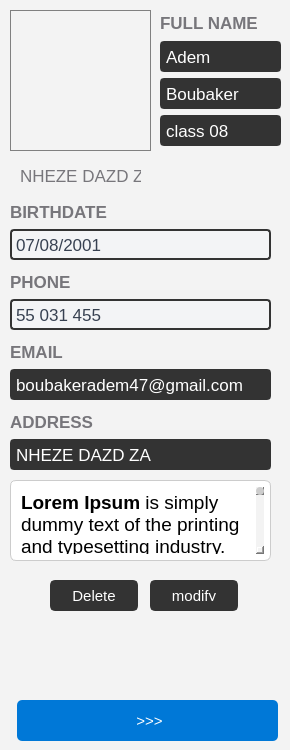
                 <widget class="QWidget" name="side_widget" native="true">
                  <property name="minimumSize">
                   <size>
                    <width>290</width>
                    <height>0</height>
                   </size>
                  </property>
                  <property name="styleSheet">
                   <string notr="true">/* General Window */
QWidget {
    background-color:#f3f3f3; /* Light Gray for Light Mode */
    color: #000000;           /* Black Text */
    font-family: &quot;Segoe UI&quot;, Arial, sans-serif;
    font-size: 12pt;
border-radius: 10px;
}

/* Dark Mode (Toggle this for dark theme) */
/*
QWidget {
    background-color: #2b2b2b; 
    color: #ffffff;           
}
*/

/* Buttons */
QPushButton {
    background-color: #0078d7; /* Windows Blue */
    color: white;
    border-radius: 5px;
    padding: 8px 16px;
    border: none;
    font-size: 11pt;
}
QPushButton:hover {
    background-color: #005a9e; /* Darker Blue on Hover */
}
QPushButton:pressed {
    background-color: #004578; /* Even Darker Blue on Click */
}

/* Input Fields */
QLineEdit {
    background-color: white;
    color: black;
    border: 1px solid #cccccc;
    border-radius: 4px;
    padding: 6px;
}
QLineEdit:focus {
    border: 1px solid #0078d7; /* Blue Border on Focus */
    background-color: #ffffff;
}

/* Labels */
QLabel {
    font-size: 13pt;
    color: #333333; /* Dark Gray */
}

/* Checkboxes and Radio Buttons */
QCheckBox, QRadioButton {
    spacing: 6px;
    color: #333333;
}

/* Scrollbars */
QScrollBar:vertical {
    border: none;
    background: #f3f3f3;
    width: 8px;
    margin: 0px 0px 0px 0px;
}
QScrollBar::handle:vertical {
    background: #cccccc;
    border-radius: 4px;
}
QScrollBar::handle:vertical:hover {
    background: #aaaaaa;
}
</string>
                  </property>
                  <widget class="QLabel" name="photo_label">
                   <property name="geometry">
                    <rect>
                     <x>10</x>
                     <y>10</y>
                     <width>141</width>
                     <height>141</height>
                    </rect>
                   </property>
                   <property name="minimumSize">
                    <size>
                     <width>141</width>
                     <height>141</height>
                    </size>
                   </property>
                   <property name="maximumSize">
                    <size>
                     <width>141</width>
                     <height>141</height>
                    </size>
                   </property>
                   <property name="styleSheet">
                    <string notr="true">border: 1px solid gray;
border-radius: 0px;</string>
                   </property>
                   <property name="text">
                    <string/>
                   </property>
                   <property name="pixmap">
                    <pixmap resource="../resources/rec.qrc">:/icons/icons/profile.png</pixmap>
                   </property>
                   <property name="scaledContents">
                    <bool>true</bool>
                   </property>
                  </widget>
                  <widget class="QWidget" name="layoutWidget_4">
                   <property name="geometry">
                    <rect>
                     <x>160</x>
                     <y>10</y>
                     <width>121</width>
                     <height>136</height>
                    </rect>
                   </property>
                   <layout class="QVBoxLayout" name="verticalLayout_13">
                    <item>
                     <widget class="QLabel" name="label_27">
                      <property name="font">
                       <font>
                        <family>Segoe UI</family>
                        <pointsize>13</pointsize>
                        <bold>true</bold>
                       </font>
                      </property>
                      <property name="styleSheet">
                       <string notr="true">color: rgb(119, 118, 123);</string>
                      </property>
                      <property name="text">
                       <string>FULL NAME</string>
                      </property>
                     </widget>
                    </item>
                    <item>
                     <widget class="QLabel" name="s_name">
                      <property name="minimumSize">
                       <size>
                        <width>0</width>
                        <height>31</height>
                       </size>
                      </property>
                      <property name="maximumSize">
                       <size>
                        <width>16777215</width>
                        <height>31</height>
                       </size>
                      </property>
                      <property name="styleSheet">
                       <string notr="true">	color:rgb(255,255,255);
	border:2px solid rgb(51,51,51);
	border-radius:4px;
	background:rgb(51,51,51);


</string>
                      </property>
                      <property name="text">
                       <string>Adem</string>
                      </property>
                     </widget>
                    </item>
                    <item>
                     <widget class="QLabel" name="s_last_name">
                      <property name="minimumSize">
                       <size>
                        <width>0</width>
                        <height>31</height>
                       </size>
                      </property>
                      <property name="maximumSize">
                       <size>
                        <width>16777215</width>
                        <height>31</height>
                       </size>
                      </property>
                      <property name="styleSheet">
                       <string notr="true">	color:rgb(255,255,255);
	border:2px solid rgb(51,51,51);
	border-radius:4px;
	background:rgb(51,51,51);


</string>
                      </property>
                      <property name="text">
                       <string>Boubaker</string>
                      </property>
                     </widget>
                    </item>
                    <item>
                     <layout class="QHBoxLayout" name="horizontalLayout_9">
                      <item>
                       <widget class="QLabel" name="s_class">
                        <property name="minimumSize">
                         <size>
                          <width>0</width>
                          <height>31</height>
                         </size>
                        </property>
                        <property name="maximumSize">
                         <size>
                          <width>16777215</width>
                          <height>31</height>
                         </size>
                        </property>
                        <property name="styleSheet">
                         <string notr="true">	color:rgb(255,255,255);
	border:2px solid rgb(51,51,51);
	border-radius:4px;
	background:rgb(51,51,51);


</string>
                        </property>
                        <property name="text">
                         <string>class 08</string>
                        </property>
                       </widget>
                      </item>
                     </layout>
                    </item>
                   </layout>
                  </widget>
                  <widget class="QPushButton" name="delete_s">
                   <property name="geometry">
                    <rect>
                     <x>50</x>
                     <y>580</y>
                     <width>88</width>
                     <height>31</height>
                    </rect>
                   </property>
                   <property name="styleSheet">
                    <string notr="true">QPushButton {
	border: 2px solid rgb(51,51,51);
	border-radius: 5px;	
	color:rgb(255,255,255);
	background-color: rgb(51,51,51);
}
QPushButton:hover {
	border: 2px solid rgb(0,143,150);
	background-color: rgb(0,143,150);
}
QPushButton:pressed {	
	border: 2px solid rgb(0,143,150);
	background-color: rgb(51,51,51);
}

QPushButton:disabled {	
	border-radius: 5px;	
	border: 2px solid rgb(112,112,112);
	background-color: rgb(112,112,112);
}</string>
                   </property>
                   <property name="text">
                    <string>Delete</string>
                   </property>
                  </widget>
                  <widget class="QPushButton" name="modify_s">
                   <property name="geometry">
                    <rect>
                     <x>150</x>
                     <y>580</y>
                     <width>88</width>
                     <height>31</height>
                    </rect>
                   </property>
                   <property name="styleSheet">
                    <string notr="true">QPushButton {
	border: 2px solid rgb(51,51,51);
	border-radius: 5px;	
	color:rgb(255,255,255);
	background-color: rgb(51,51,51);
}
QPushButton:hover {
	border: 2px solid rgb(0,143,150);
	background-color: rgb(0,143,150);
}
QPushButton:pressed {	
	border: 2px solid rgb(0,143,150);
	background-color: rgb(51,51,51);
}

QPushButton:disabled {	
	border-radius: 5px;	
	border: 2px solid rgb(112,112,112);
	background-color: rgb(112,112,112);
}</string>
                   </property>
                   <property name="text">
                    <string>modify</string>
                   </property>
                  </widget>
                  <widget class="QWidget" name="layoutWidget_5">
                   <property name="geometry">
                    <rect>
                     <x>10</x>
                     <y>200</y>
                     <width>261</width>
                     <height>60</height>
                    </rect>
                   </property>
                   <layout class="QVBoxLayout" name="verticalLayout_9">
                    <item>
                     <widget class="QLabel" name="label_28">
                      <property name="font">
                       <font>
                        <family>Segoe UI</family>
                        <pointsize>13</pointsize>
                        <bold>true</bold>
                       </font>
                      </property>
                      <property name="styleSheet">
                       <string notr="true">color: rgb(119, 118, 123);</string>
                      </property>
                      <property name="text">
                       <string>BIRTHDATE</string>
                      </property>
                     </widget>
                    </item>
                    <item>
                     <widget class="QLabel" name="s_bd">
                      <property name="minimumSize">
                       <size>
                        <width>0</width>
                        <height>31</height>
                       </size>
                      </property>
                      <property name="styleSheet">
                       <string notr="true">


                background-color: #F3F4F6;
                color: #374151;
	border:2px solid rgb(51,51,51);
	border-radius:4px;</string>
                      </property>
                      <property name="text">
                       <string>07/08/2001</string>
                      </property>
                     </widget>
                    </item>
                   </layout>
                  </widget>
                  <widget class="QWidget" name="layoutWidget_6">
                   <property name="geometry">
                    <rect>
                     <x>10</x>
                     <y>340</y>
                     <width>261</width>
                     <height>60</height>
                    </rect>
                   </property>
                   <layout class="QVBoxLayout" name="verticalLayout_10">
                    <item>
                     <widget class="QLabel" name="label_29">
                      <property name="font">
                       <font>
                        <family>Segoe UI</family>
                        <pointsize>13</pointsize>
                        <bold>true</bold>
                       </font>
                      </property>
                      <property name="styleSheet">
                       <string notr="true">color: rgb(119, 118, 123);</string>
                      </property>
                      <property name="text">
                       <string>EMAIL</string>
                      </property>
                     </widget>
                    </item>
                    <item>
                     <widget class="QLabel" name="s_email">
                      <property name="minimumSize">
                       <size>
                        <width>0</width>
                        <height>31</height>
                       </size>
                      </property>
                      <property name="styleSheet">
                       <string notr="true">	color:rgb(255,255,255);
	border:2px solid rgb(51,51,51);
	border-radius:4px;
	background:rgb(51,51,51);


</string>
                      </property>
                      <property name="text">
                       <string>boubakeradem47@gmail.com</string>
                      </property>
                     </widget>
                    </item>
                   </layout>
                  </widget>
                  <widget class="QWidget" name="layoutWidget_7">
                   <property name="geometry">
                    <rect>
                     <x>10</x>
                     <y>270</y>
                     <width>261</width>
                     <height>60</height>
                    </rect>
                   </property>
                   <layout class="QVBoxLayout" name="verticalLayout_11">
                    <item>
                     <widget class="QLabel" name="label_30">
                      <property name="font">
                       <font>
                        <family>Segoe UI</family>
                        <pointsize>13</pointsize>
                        <bold>true</bold>
                       </font>
                      </property>
                      <property name="styleSheet">
                       <string notr="true">color: rgb(119, 118, 123);</string>
                      </property>
                      <property name="text">
                       <string>PHONE</string>
                      </property>
                     </widget>
                    </item>
                    <item>
                     <widget class="QLabel" name="s_phone">
                      <property name="minimumSize">
                       <size>
                        <width>0</width>
                        <height>31</height>
                       </size>
                      </property>
                      <property name="styleSheet">
                       <string notr="true">                background-color: #F3F4F6;
                color: #374151;
	border:2px solid rgb(51,51,51);
	border-radius:4px;</string>
                      </property>
                      <property name="text">
                       <string>55 031 455</string>
                      </property>
                     </widget>
                    </item>
                   </layout>
                  </widget>
                  <widget class="QWidget" name="layoutWidget_8">
                   <property name="geometry">
                    <rect>
                     <x>10</x>
                     <y>410</y>
                     <width>261</width>
                     <height>60</height>
                    </rect>
                   </property>
                   <layout class="QVBoxLayout" name="verticalLayout_12">
                    <item>
                     <widget class="QLabel" name="label_31">
                      <property name="font">
                       <font>
                        <family>Segoe UI</family>
                        <pointsize>13</pointsize>
                        <bold>true</bold>
                       </font>
                      </property>
                      <property name="styleSheet">
                       <string notr="true">color: rgb(119, 118, 123);</string>
                      </property>
                      <property name="text">
                       <string>ADDRESS</string>
                      </property>
                     </widget>
                    </item>
                    <item>
                     <widget class="QLabel" name="s_address">
                      <property name="minimumSize">
                       <size>
                        <width>0</width>
                        <height>31</height>
                       </size>
                      </property>
                      <property name="styleSheet">
                       <string notr="true">	color:rgb(255,255,255);
	border:2px solid rgb(51,51,51);
	border-radius:4px;
	background:rgb(51,51,51);


</string>
                      </property>
                      <property name="text">
                       <string>NHEZE DAZD ZA</string>
                      </property>
                     </widget>
                    </item>
                   </layout>
                  </widget>
                  <widget class="QLabel" name="s_regestraion">
                   <property name="geometry">
                    <rect>
                     <x>20</x>
                     <y>160</y>
                     <width>121</width>
                     <height>32</height>
                    </rect>
                   </property>
                   <property name="minimumSize">
                    <size>
                     <width>0</width>
                     <height>31</height>
                    </size>
                   </property>
                   <property name="styleSheet">
                    <string notr="true">color: rgb(119, 118, 123);</string>
                   </property>
                   <property name="text">
                    <string>NHEZE DAZD ZA</string>
                   </property>
                  </widget>
                  <widget class="QTextEdit" name="s_additional_info">
                   <property name="geometry">
                    <rect>
                     <x>10</x>
                     <y>480</y>
                     <width>261</width>
                     <height>81</height>
                    </rect>
                   </property>
                   <property name="styleSheet">
                    <string notr="true">/* Base Style for QTextEdit */
QTextEdit {
    background-color: #ffffff; /* White background */
    color: #000000; /* Black text */
    border: 1px solid #cccccc; /* Light gray border */
    border-radius: 6px; /* Rounded corners */
    padding: 6px; /* Inner padding for text */
    font-family: &quot;Segoe UI&quot;; /* Windows system font */
    font-size: 12px; /* Standard font size for readability */
    line-height: 1.5; /* Improve readability with line spacing */
}

/* Focused State */
QTextEdit:focus {
    border: 1px solid #0078D4; /* Fluent blue border when focused */
    outline: none; /* Remove default outline */
    background-color: #f7f9fc; /* Slightly tinted background */
}

/* Disabled State */
QTextEdit:disabled {
    background-color: #f0f0f0; /* Light gray background for disabled state */
    color: #aaaaaa; /* Gray text color */
    border: 1px solid #dddddd; /* Subtle border for disabled state */
}
</string>
                   </property>
                   <property name="readOnly">
                    <bool>true</bool>
                   </property>
                   <property name="html">
                    <string>&lt;!DOCTYPE HTML PUBLIC &quot;-//W3C//DTD HTML 4.0//EN&quot; &quot;http://www.w3.org/TR/REC-html40/strict.dtd&quot;&gt;
&lt;html&gt;&lt;head&gt;&lt;meta name=&quot;qrichtext&quot; content=&quot;1&quot; /&gt;&lt;meta charset=&quot;utf-8&quot; /&gt;&lt;style type=&quot;text/css&quot;&gt;
p, li { white-space: pre-wrap; }
hr { height: 1px; border-width: 0; }
li.unchecked::marker { content: &quot;\2610&quot;; }
li.checked::marker { content: &quot;\2612&quot;; }
&lt;/style&gt;&lt;/head&gt;&lt;body style=&quot; font-family:'Segoe UI'; font-size:12px; font-weight:400; font-style:normal;&quot;&gt;
&lt;p style=&quot; margin-top:0px; margin-bottom:0px; margin-left:0px; margin-right:0px; -qt-block-indent:0; text-indent:0px;&quot;&gt;&lt;span style=&quot; font-family:'Open Sans','Arial','sans-serif'; font-size:14pt; font-weight:700; color:#000000; background-color:#ffffff;&quot;&gt;Lorem Ipsum&lt;/span&gt;&lt;span style=&quot; font-family:'Open Sans','Arial','sans-serif'; font-size:14pt; color:#000000; background-color:#ffffff;&quot;&gt; is simply dummy text of the printing and typesetting industry. Lorem Ipsum has been the industry's standard dummy text ever since the 1500s, when an unknown printer took a galley of type and scrambled it to make a type specimen book. It has survived not only five centuries, but also the leap into electronic typesetting, remaining essentially unchanged. It was popularised in the 1960s with the release of Letraset sheets containing Lorem Ipsum passages, and more recently with desktop publishing software like Aldus PageMaker including versions of Lorem Ipsum.&lt;/span&gt;&lt;/p&gt;&lt;/body&gt;&lt;/html&gt;</string>
                   </property>
                  </widget>
                  <widget class="QPushButton" name="hide_side_widget">
                   <property name="geometry">
                    <rect>
                     <x>17</x>
                     <y>700</y>
                     <width>261</width>
                     <height>41</height>
                    </rect>
                   </property>
                   <property name="text">
                    <string> &gt;&gt;&gt;</string>
                   </property>
                  </widget>
                 </widget>
